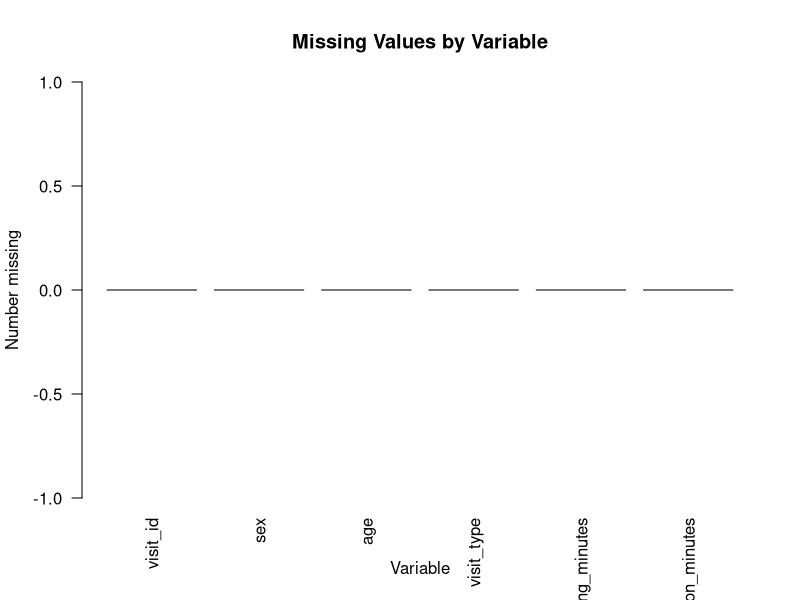

Recreate this plot in R.
## ---- chunk 1
options(
  digits = 4,
  scipen = 999,
  width = 90
)

set.seed(20260714)

knitr::opts_chunk$set(
  echo = TRUE,
  message = FALSE,
  warning = TRUE,
  error = FALSE,
  comment = "#>",
  collapse = TRUE,
  fig.align = "centre",
  fig.width = 7,
  fig.height = 5
)
## ---- chunk 2
x <- c(
  10,
  NA,
  20
)

x
## ---- chunk 3
is.na(NA)
is.na(0)
## ---- chunk 4
is.na("")
"" == ""
## ---- chunk 5
scores <- c(
  65,
  NA,
  72,
  81,
  NA
)

is.na(scores)
## ---- chunk 6
sum(
  is.na(scores)
)
## ---- chunk 7
sum(
  !is.na(scores)
)
## ---- chunk 8
anyNA(scores)
## ---- chunk 9
which(
  is.na(scores)
)
## ---- chunk 10
scores[
  !is.na(scores)
]
## ---- chunk 11
sum(scores)
mean(scores)
min(scores)
max(scores)
## ---- chunk 12
sum(
  scores,
  na.rm = TRUE
)

mean(
  scores,
  na.rm = TRUE
)

min(
  scores,
  na.rm = TRUE
)

max(
  scores,
  na.rm = TRUE
)
## ---- chunk 13
total_positions <- length(scores)

observed_positions <- sum(
  !is.na(scores)
)

missing_positions <- sum(
  is.na(scores)
)

total_positions
observed_positions
missing_positions
## ---- chunk 14
missing_percentage <-
  mean(
    is.na(scores)
  ) * 100

missing_percentage
## ---- chunk 15
rainfall_data <- read.csv(
  "data/rainfall_records.csv",
  stringsAsFactors = FALSE
)

head(rainfall_data)
## ---- chunk 16
colSums(
  is.na(
    rainfall_data
  )
)
## ---- chunk 17
colMeans(
  is.na(
    rainfall_data
  )
) * 100
## ---- chunk 18
create_missingness_report <- function(
  data
) {
  data.frame(
    variable = names(data),
    total = nrow(data),
    observed = vapply(
      data,
      function(x) {
        sum(
          !is.na(x)
        )
      },
      FUN.VALUE = integer(1)
    ),
    missing = vapply(
      data,
      function(x) {
        sum(
          is.na(x)
        )
      },
      FUN.VALUE = integer(1)
    ),
    missing_percentage = vapply(
      data,
      function(x) {
        mean(
          is.na(x)
        ) * 100
      },
      FUN.VALUE = numeric(1)
    ),
    stringsAsFactors = FALSE
  )
}

create_missingness_report(
  rainfall_data
)
## ---- chunk 19
complete_status <- complete.cases(
  rainfall_data
)

complete_status
## ---- chunk 20
complete_rainfall_data <- rainfall_data[
  complete_status,
]

complete_rainfall_data
## ---- chunk 21
incomplete_rainfall_data <- rainfall_data[
  !complete_status,
]

incomplete_rainfall_data
## ---- chunk 22
selected_complete <- complete.cases(
  rainfall_data[
    c(
      "rainfall_mm"
    )
  ]
)

rainfall_data[
  selected_complete,
]
## ---- chunk 23
rainfall_data$missing_count <-
  rowSums(
    is.na(
      rainfall_data
    )
  )

rainfall_data
## ---- chunk 24
rainfall_data$rainfall_missing <-
  is.na(
    rainfall_data$rainfall_mm
  )

table(
  rainfall_data$rainfall_missing
)
## ---- chunk 25
raw_values <- c(
  10,
  20,
  999,
  -99,
  30
)

raw_values
## ---- chunk 26
clean_values <- raw_values

clean_values[
  clean_values %in%
    c(
      999,
      -99
    )
] <- NA

clean_values
## ---- chunk 27
raw_text <- c(
  "Statistics",
  "",
  " ",
  NA,
  "Procurement"
)

raw_text
## ---- chunk 28
clean_text <- trimws(
  raw_text
)

clean_text[
  clean_text == ""
] <- NA

clean_text
## ---- chunk 29
responses <- c(
  "Yes",
  "No",
  "Missing",
  "N/A",
  "."
)

responses[
  responses %in%
    c(
      "Missing",
      "N/A",
      "."
    )
] <- NA

responses
## ---- chunk 30
clinic_data <- read.csv(
  "data/clinic_visits.csv",
  stringsAsFactors = FALSE
)
## ---- chunk 31
missing_by_sex <- tapply(
  is.na(
    clinic_data$waiting_minutes
  ),
  clinic_data$sex,
  mean
) * 100

missing_by_sex
## ---- chunk 32
table(
  clinic_data$sex,
  is.na(
    clinic_data$waiting_minutes
  ),
  useNA = "ifany"
)
## ---- chunk 33
analysis_variables <- clinic_data[
  c(
    "age",
    "waiting_minutes",
    "consultation_minutes"
  )
]

complete_analysis_data <-
  analysis_variables[
    complete.cases(
      analysis_variables
    ),
  ]

nrow(
  analysis_variables
)

nrow(
  complete_analysis_data
)
## ---- chunk 34
cor(
  analysis_variables,
  use = "pairwise.complete.obs"
)
## ---- chunk 35
cor(
  analysis_variables,
  use = "complete.obs"
)
## ---- chunk 36
waiting_values <-
  clinic_data$waiting_minutes

mean_waiting <- mean(
  waiting_values,
  na.rm = TRUE
)

mean_imputed_waiting <-
  waiting_values

mean_imputed_waiting[
  is.na(
    mean_imputed_waiting
  )
] <- mean_waiting

mean_imputed_waiting
## ---- chunk 37
median_waiting <- median(
  waiting_values,
  na.rm = TRUE
)

median_imputed_waiting <-
  waiting_values

median_imputed_waiting[
  is.na(
    median_imputed_waiting
  )
] <- median_waiting

median_imputed_waiting
## ---- chunk 38
group_medians <- tapply(
  clinic_data$waiting_minutes,
  clinic_data$sex,
  median,
  na.rm = TRUE
)

group_medians
## ---- chunk 39
group_imputed_waiting <-
  clinic_data$waiting_minutes

for (i in seq_len(
  nrow(clinic_data)
)) {
  if (is.na(
    group_imputed_waiting[i]
  )) {
    current_group <-
      clinic_data$sex[i]

    group_imputed_waiting[i] <-
      group_medians[
        current_group
      ]
  }
}

group_imputed_waiting
## ---- chunk 40
data.frame(
  dataset = c(
    "Observed only",
    "Mean replacement",
    "Median replacement",
    "Group replacement"
  ),
  mean = c(
    mean(
      waiting_values,
      na.rm = TRUE
    ),
    mean(
      mean_imputed_waiting
    ),
    mean(
      median_imputed_waiting
    ),
    mean(
      group_imputed_waiting
    )
  ),
  standard_deviation = c(
    sd(
      waiting_values,
      na.rm = TRUE
    ),
    sd(
      mean_imputed_waiting
    ),
    sd(
      median_imputed_waiting
    ),
    sd(
      group_imputed_waiting
    )
  ),
  stringsAsFactors = FALSE
)
## ---- chunk 41
missing_data_log <- data.frame(
  variable = c(
    "rainfall_mm",
    "waiting_minutes"
  ),
  missing_count = c(
    sum(
      is.na(
        rainfall_data$rainfall_mm
      )
    ),
    sum(
      is.na(
        clinic_data$waiting_minutes
      )
    )
  ),
  decision = c(
    "Use observed values for descriptive summary",
    "Retain missing values pending model review"
  ),
  justification = c(
    "Low missingness and descriptive purpose",
    "Cause and pattern require investigation"
  ),
  stringsAsFactors = FALSE
)

missing_data_log
## ---- chunk 42
missing_counts <- colSums(
  is.na(
    clinic_data
  )
)

barplot(
  missing_counts,
  main = "Missing Values by Variable",
  xlab = "Variable",
  ylab = "Number missing",
  las = 2
)
## ---- chunk 43
vapply(
  c(
    "naniar",
    "VIM",
    "mice",
    "Amelia"
  ),
  requireNamespace,
  quietly = TRUE,
  FUN.VALUE = logical(1)
)
## ---- chunk 44
audit_missing_data <- function(
  data
) {
  report <- create_missingness_report(
    data
  )

  list(
    variable_report = report,
    complete_records = sum(
      complete.cases(data)
    ),
    incomplete_records = sum(
      !complete.cases(data)
    ),
    complete_percentage = mean(
      complete.cases(data)
    ) * 100,
    rows_with_two_or_more_missing =
      sum(
        rowSums(
          is.na(data)
        ) >= 2
      )
  )
}

audit_missing_data(
  clinic_data
)
